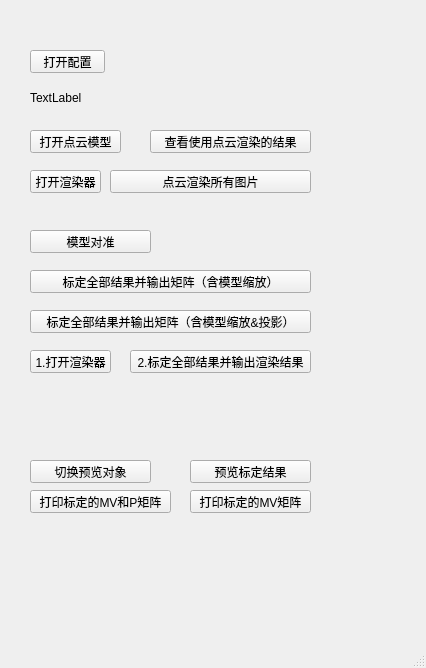
<?xml version="1.0" encoding="UTF-8"?>
<ui version="4.0">
 <class>MainEntryWindow</class>
 <widget class="QMainWindow" name="MainEntryWindow">
  <property name="geometry">
   <rect>
    <x>0</x>
    <y>0</y>
    <width>426</width>
    <height>668</height>
   </rect>
  </property>
  <property name="windowTitle">
   <string>控制台</string>
  </property>
  <widget class="QWidget" name="centralwidget">
   <widget class="QPushButton" name="pushButton">
    <property name="geometry">
     <rect>
      <x>30</x>
      <y>50</y>
      <width>75</width>
      <height>23</height>
     </rect>
    </property>
    <property name="text">
     <string>打开配置</string>
    </property>
   </widget>
   <widget class="QPushButton" name="labelFirstImageBtn">
    <property name="geometry">
     <rect>
      <x>30</x>
      <y>230</y>
      <width>121</width>
      <height>23</height>
     </rect>
    </property>
    <property name="text">
     <string>模型对准</string>
    </property>
   </widget>
   <widget class="QLabel" name="configFileLabel">
    <property name="geometry">
     <rect>
      <x>30</x>
      <y>90</y>
      <width>281</width>
      <height>16</height>
     </rect>
    </property>
    <property name="text">
     <string>TextLabel</string>
    </property>
   </widget>
   <widget class="QPushButton" name="saveLabeledResultBtn">
    <property name="geometry">
     <rect>
      <x>30</x>
      <y>270</y>
      <width>281</width>
      <height>23</height>
     </rect>
    </property>
    <property name="text">
     <string>标定全部结果并输出矩阵（含模型缩放）</string>
    </property>
   </widget>
   <widget class="QPushButton" name="changePreviewTargetBtn">
    <property name="geometry">
     <rect>
      <x>30</x>
      <y>460</y>
      <width>121</width>
      <height>23</height>
     </rect>
    </property>
    <property name="text">
     <string>切换预览对象</string>
    </property>
   </widget>
   <widget class="QPushButton" name="executePreviewTargetBtn">
    <property name="geometry">
     <rect>
      <x>190</x>
      <y>460</y>
      <width>121</width>
      <height>23</height>
     </rect>
    </property>
    <property name="text">
     <string>预览标定结果</string>
    </property>
   </widget>
   <widget class="QPushButton" name="saveLabeledImages">
    <property name="geometry">
     <rect>
      <x>130</x>
      <y>350</y>
      <width>181</width>
      <height>23</height>
     </rect>
    </property>
    <property name="text">
     <string>2.标定全部结果并输出渲染结果</string>
    </property>
   </widget>
   <widget class="QPushButton" name="openOffscreenRenderBtn">
    <property name="geometry">
     <rect>
      <x>30</x>
      <y>350</y>
      <width>81</width>
      <height>23</height>
     </rect>
    </property>
    <property name="text">
     <string>1.打开渲染器</string>
    </property>
   </widget>
   <widget class="QPushButton" name="printMvMatrixBtn">
    <property name="geometry">
     <rect>
      <x>190</x>
      <y>490</y>
      <width>121</width>
      <height>23</height>
     </rect>
    </property>
    <property name="text">
     <string>打印标定的MV矩阵</string>
    </property>
   </widget>
   <widget class="QPushButton" name="printMvPMatrixBtn">
    <property name="geometry">
     <rect>
      <x>30</x>
      <y>490</y>
      <width>141</width>
      <height>23</height>
     </rect>
    </property>
    <property name="text">
     <string>打印标定的MV和P矩阵</string>
    </property>
   </widget>
   <widget class="QPushButton" name="saveLabeledResultBtn_2">
    <property name="geometry">
     <rect>
      <x>30</x>
      <y>310</y>
      <width>281</width>
      <height>23</height>
     </rect>
    </property>
    <property name="text">
     <string>标定全部结果并输出矩阵（含模型缩放&amp;&amp;投影）</string>
    </property>
   </widget>
   <widget class="QPushButton" name="openPtCloudModelBtn">
    <property name="geometry">
     <rect>
      <x>30</x>
      <y>130</y>
      <width>91</width>
      <height>23</height>
     </rect>
    </property>
    <property name="text">
     <string>打开点云模型</string>
    </property>
   </widget>
   <widget class="QPushButton" name="seeLabeledResultInPtCloudBtn">
    <property name="geometry">
     <rect>
      <x>150</x>
      <y>130</y>
      <width>161</width>
      <height>23</height>
     </rect>
    </property>
    <property name="text">
     <string>查看使用点云渲染的结果</string>
    </property>
   </widget>
   <widget class="QPushButton" name="savePtCloudLabeledResultBtn">
    <property name="geometry">
     <rect>
      <x>110</x>
      <y>170</y>
      <width>201</width>
      <height>23</height>
     </rect>
    </property>
    <property name="text">
     <string>点云渲染所有图片</string>
    </property>
   </widget>
   <widget class="QPushButton" name="openPtCloudLabeledWindowBtn">
    <property name="geometry">
     <rect>
      <x>30</x>
      <y>170</y>
      <width>71</width>
      <height>23</height>
     </rect>
    </property>
    <property name="text">
     <string>打开渲染器</string>
    </property>
   </widget>
  </widget>
  <widget class="QMenuBar" name="menubar">
   <property name="geometry">
    <rect>
     <x>0</x>
     <y>0</y>
     <width>426</width>
     <height>23</height>
    </rect>
   </property>
  </widget>
  <widget class="QStatusBar" name="statusbar"/>
 </widget>
 <resources/>
 <connections/>
</ui>
